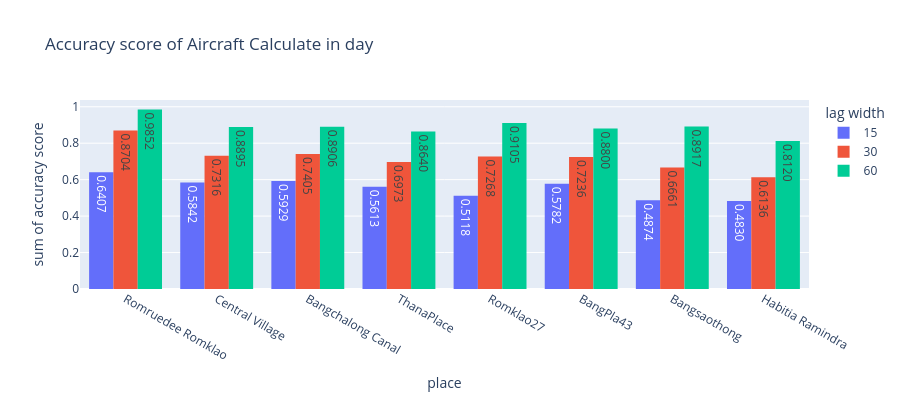

The notebook cell saved with this chart:
### Code cell
fig = px.histogram(df_viz_day, x="place", y="accuracy score", color='lag width', text_auto='.4f'
                   , barmode='group', height=400, title="Accuracy score of Aircraft Calculate in day")
fig.show()

### Figure 1 — Plotly figure (JSON) as saved in the notebook; plotly's stock layout.template omitted (floating-point values rounded to 4 significant figures)
{"data": [{"alignmentgroup": "True", "bingroup": "x", "histfunc": "sum", "hovertemplate": "lag width=15<br>place=%{x}<br>sum of accuracy score=%{y}<extra></extra>", "legendgroup": "15", "marker": {"color": "#636efa", "pattern": {"shape": ""}}, "name": "15", "offsetgroup": "15", "orientation": "v", "showlegend": true, "texttemplate": "%{value:.4f}", "type": "histogram", "x": ["Romruedee Romklao", "Central Village", "Bangchalong Canal", "ThanaPlace", "Romklao27", "BangPla43", "Bangsaothong", "Habitia Ramindra"], "xaxis": "x", "y": [0.6407, 0.5842, 0.5929, 0.5613, 0.5118, 0.5782, 0.4874, 0.483], "yaxis": "y"}, {"alignmentgroup": "True", "bingroup": "x", "histfunc": "sum", "hovertemplate": "lag width=30<br>place=%{x}<br>sum of accuracy score=%{y}<extra></extra>", "legendgroup": "30", "marker": {"color": "#EF553B", "pattern": {"shape": ""}}, "name": "30", "offsetgroup": "30", "orientation": "v", "showlegend": true, "texttemplate": "%{value:.4f}", "type": "histogram", "x": ["Romruedee Romklao", "Central Village", "Bangchalong Canal", "ThanaPlace", "Romklao27", "BangPla43", "Bangsaothong", "Habitia Ramindra"], "xaxis": "x", "y": [0.8704, 0.7316, 0.7405, 0.6973, 0.7268, 0.7236, 0.6661, 0.6136], "yaxis": "y"}, {"alignmentgroup": "True", "bingroup": "x", "histfunc": "sum", "hovertemplate": "lag width=60<br>place=%{x}<br>sum of accuracy score=%{y}<extra></extra>", "legendgroup": "60", "marker": {"color": "#00cc96", "pattern": {"shape": ""}}, "name": "60", "offsetgroup": "60", "orientation": "v", "showlegend": true, "texttemplate": "%{value:.4f}", "type": "histogram", "x": ["Romruedee Romklao", "Central Village", "Bangchalong Canal", "ThanaPlace", "Romklao27", "BangPla43", "Bangsaothong", "Habitia Ramindra"], "xaxis": "x", "y": [0.9852, 0.8895, 0.8906, 0.864, 0.9105, 0.88, 0.8917, 0.812], "yaxis": "y"}], "layout": {"barmode": "group", "height": 400, "legend": {"title": {"text": "lag width"}, "tracegroupgap": 0}, "title": {"text": "Accuracy score of Aircraft Calculate in day"}, "xaxis": {"anchor": "y", "domain": [0, 1], "title": {"text": "place"}}, "yaxis": {"anchor": "x", "domain": [0, 1], "title": {"text": "sum of accuracy score"}}}}
